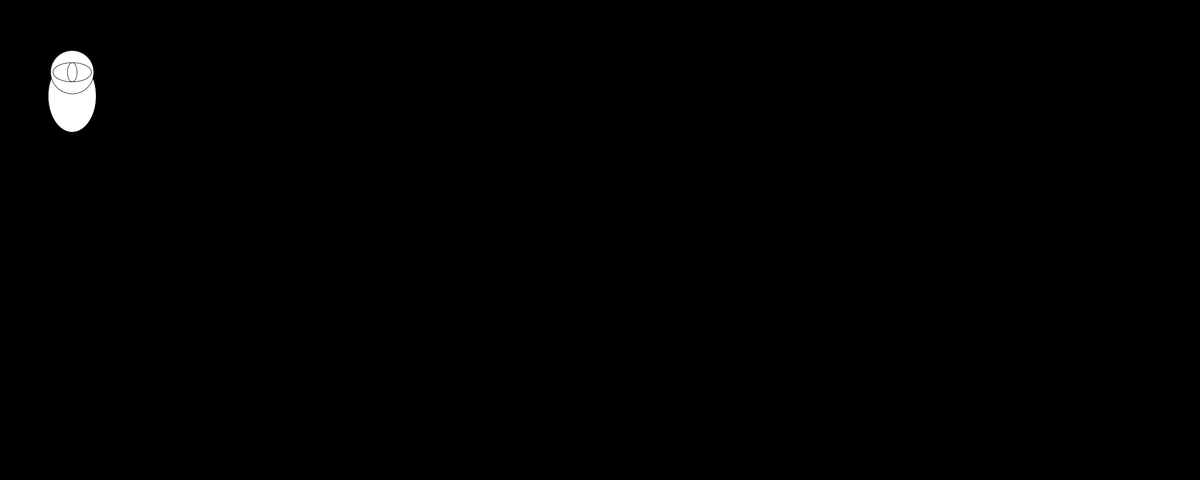
Frame 1 (no input)
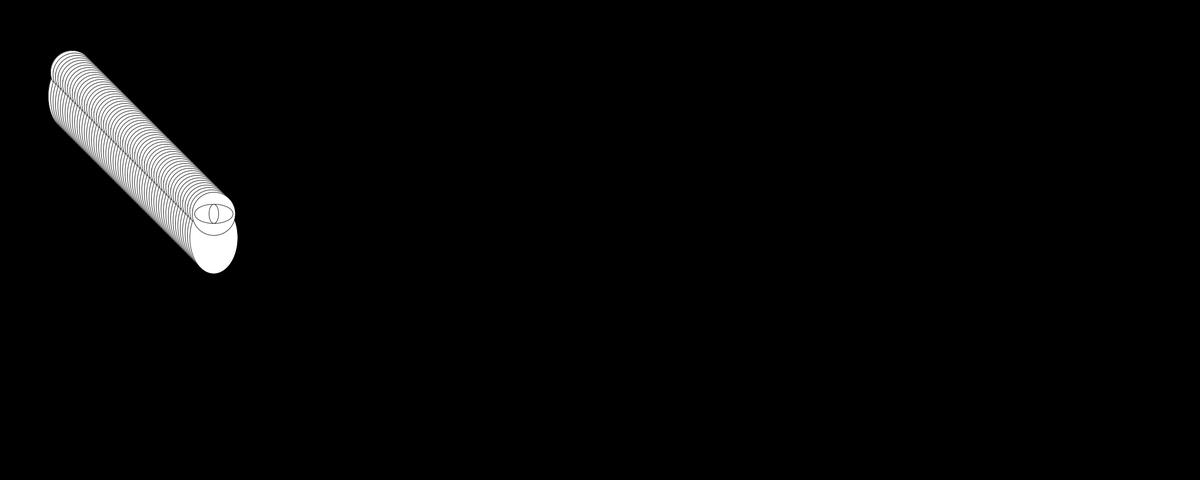
Frame 60 (the mouse pressed at the canvas centre just before this capture)
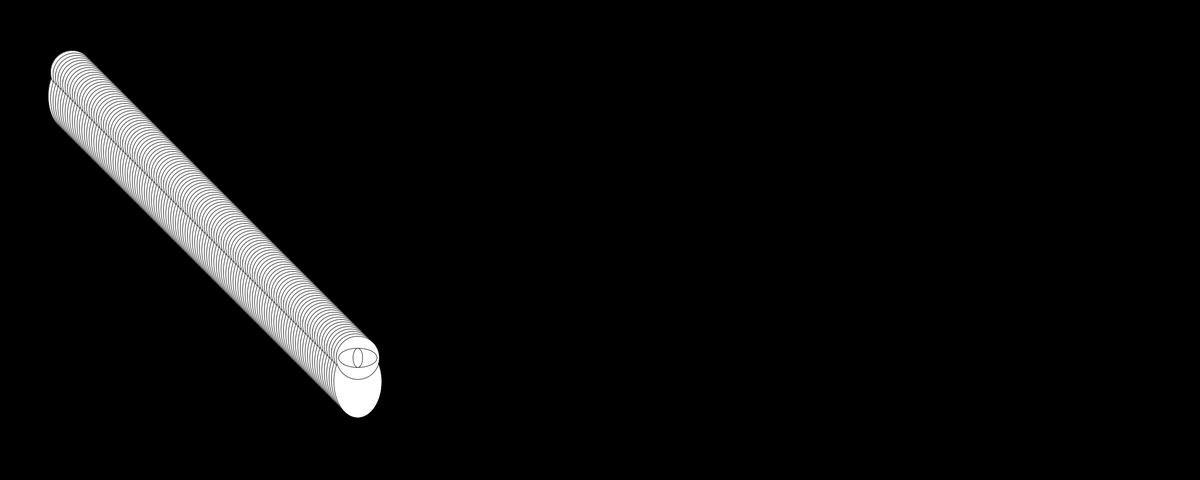
Frame 120 (the mouse held since frame 60 and released just before this capture)

The Processing sketch that drew these frames (run headless with seeded random() and noise(); from frame 60 on, the mouse is pressed at the canvas centre):

// Processing sketch: Moving_mess
// ── Moving_mess.pde
int x=150;
int y=200;
int c=150;
int v=150;

void setup(){
background(0,0);
size(2500,1000);
//circle(150,100,100);

}
void draw(){
  clear();
  frameRate(35);
ellipse(x,y,100,150);
circle(c,v,90);
ellipse(c,v,80,40);
ellipse(c,v,20,40);
  x=x+5;
  y=y+5;
  c=c+5;
  v=v+5;
}
